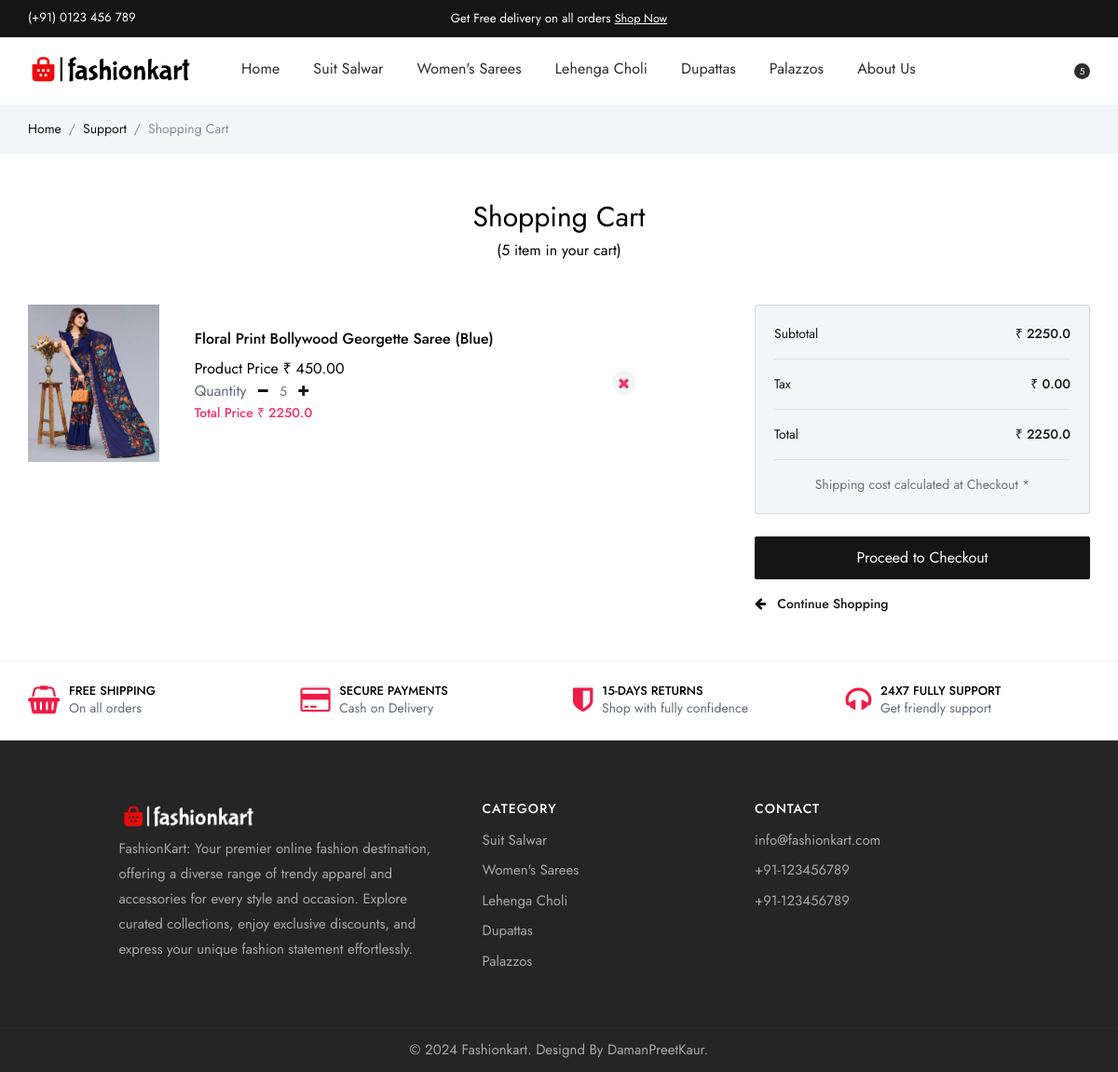
The app's page /cart/ (signed in) with its own data.
### store/models.py (models this page shows, shortened)
class Category(models.Model):
    gender = models.CharField(choices=GENDER_CHOICES, max_length=6)
    name = models.CharField(max_length=255, db_index=True)
    slug = models.SlugField(max_length=255, unique=True)
    class Meta:
        verbose_name_plural = 'Categories'

class Product(models.Model):
    category = models.ForeignKey(Category, related_name='product', on_delete=models.CASCADE)
    title = models.CharField(max_length=255)
    description = models.TextField(blank=True)
    image = models.ImageField(upload_to='images/', default='images/placeholder.png')
    slug = models.SlugField(max_length=255, blank = True, null=True)
    price = models.DecimalField(max_digits=8, decimal_places=2)
    selling_price = models.DecimalField(max_digits=8, decimal_places=2)
    page_views = models.IntegerField(default=0)   ### NEW ADDED
    in_stock = models.BooleanField(default=True)
    is_active = models.BooleanField(default=True)
    created = models.DateTimeField(auto_now_add=True)
    updated = models.DateTimeField(auto_now=True)
    class Meta:
        verbose_name_plural = 'Products' ## change the model name in the admin panel when more than one obejct is created (Added).
        ordering = ('-created',)         ## in which order we want to display the products. (- means in reverse order -> descending order.)

### cart/models.py (models this page shows)
class Cart(models.Model):
    user = models.ForeignKey(User, on_delete=models.CASCADE)
    product = models.ForeignKey(Product, on_delete=models.CASCADE)
    quantity = models.IntegerField(default=1)
    @property
    def get_total_value(self):
        return float(self.product.selling_price) * int(self.quantity)

### cart/views.py (the view)
# urls.py: path("",cart,name="cart"),
def cart(request):
    if request.user.is_authenticated:
        cart_data = cartCount(request)
        context = {'cart_data':cart_data['cart_data'],'total':round(cart_data['total_cart_value'],3),'cart_count':cart_data['cart_count']}
        return render(request, "cart.html",context)
    else:
        return redirect('/account/login/?next='+request.META.get('HTTP_REFERER'))

### cart/utils.py (called while the page is built)
def cartCount(request):
    cart_count = 0
    cart_data = Cart.objects.filter(user=request.user)
    total = 0.0
    for cart in cart_data:
        cart_count = cart_count + cart.quantity
        total = total + cart.get_total_value
    return {"cart_data":cart_data,"cart_count":cart_count, "total_cart_value":total}

### store/templatetags/category.py (called while the page is built)
@register.simple_tag
def head_category():
    allcategory = Category.objects.all()[:5]
    return allcategory

### cart/templates/cart.html (shortened to what this page needs)
{% extends 'main.html' %}
{% load static %}
{% block content %}
<div class="gray py-3">
	<div class="container">
		<div class="row">
			<div class="colxl-12 col-lg-12 col-md-12">
				<nav aria-label="breadcrumb">
					<ol class="breadcrumb">
						<li class="breadcrumb-item"><a href="#">Home</a></li>
						<li class="breadcrumb-item"><a href="#">Support</a></li>
						<li class="breadcrumb-item active" aria-current="page">Shopping Cart</li>
					</ol>
				</nav>
			</div>
		</div>
	</div>
</div>
<section class="middle">
	<div class="container">
		<div class="row">
			<div class="col-xl-12 col-lg-12 col-md-12 col-sm-12">
				<div class="text-center d-block mb-5">
					<h2>Shopping Cart</h2>
					<h6>({{cart_count}} item in your cart)</h6>
				</div>
			</div>
		</div>
		<div class="row justify-content-between">
			<div class="col-12 col-lg-7 col-md-12">
				<ul class="list-group list-group-sm list-group-flush-y list-group-flush-x mb-4">
					{% for cart in cart_data %}
					<li class="list-group-item">
						<div class="row align-items-center">
							<div class="col-3">
								<a href="#"><img src="{% static cart.product.image %}" alt="..." class="img-fluid"></a>
							</div>
							<div class="col d-flex align-items-center justify-content-between">
								<div class="cart_single_caption pl-2">
									<h4 class="product_title fs-md ft-medium mb-3 lh-1">{{cart.product.title}}</h4>
									<h4 class="fs-md mb-1 lh-1">Product Price &#8377; {{cart.product.selling_price}}
									</h4>
									<div class="mb-1">
										<span class="fs-md text-muted mb-4 pb-2 text-center">Quantity</span>
										<span class=" my-0 px-2"><a href="{% url 'decrease-quantity' cart.id %}"><i
													class="fa fa-minus text-dark "></i></a></span>
										<span class=" mb-0">{{cart.quantity}}</span>
										<span class=" mb-0 px-2"><a href="{% url 'increase-quantity' cart.id %}"><i
													class="fa fa-plus text-dark "></i></a></span>
									</div>
									<p class="fs-sm ft-medium mb-3 lh-1 text-danger">Total Price &#8377; {{cart.get_total_value}}
									</p>
								</div>
								<div class="fls_last"><a href="{% url 'remove-item-cart' cart.id %}" class="close_slide gray"><i
											class="fa fa-close text-danger fs-md"></i></a></div>
							</div>
						</div>
					</li>
					{% endfor %}
				</ul>
			</div>
			<div class="col-12 col-md-12 col-lg-4">
				<div class="card mb-4 gray mfliud">
					<div class="card-body">
						<ul class="list-group list-group-sm list-group-flush-y list-group-flush-x">
							<li class="list-group-item d-flex text-dark fs-sm ft-regular">
								<span>Subtotal</span> <span class="ml-auto text-dark ft-medium">&#8377; {{total}}</span>
							</li>
							<li class="list-group-item d-flex text-dark fs-sm ft-regular">
								<span>Tax</span> <span class="ml-auto text-dark ft-medium">&#8377; 0.00</span>
							</li>
							<li class="list-group-item d-flex text-dark fs-sm ft-regular">
								<span>Total</span> <span class="ml-auto text-dark ft-medium">&#8377; {{total}}</span>
							</li>
							<li class="list-group-item fs-sm text-center">
								Shipping cost calculated at Checkout *
							</li>
						</ul>
					</div>
				</div>
				<a class="btn btn-block btn-dark mb-3"
					href="{% if cart_count > 0 %}{% url 'checkout' %}{% else %}#{% endif %}">Proceed to Checkout</a>
				<a class="btn-link text-dark ft-medium" href="{% url 'home' %}">
					<i class="fa fa-arrow-left mr-2"></i> Continue Shopping
				</a>
			</div>
		</div>
	</div>
</section>
{% endblock %}

### store/templates/main.html (shortened to what this page needs)
{% load static %}
{% load category %}
<!DOCTYPE html>
<html lang="zxx">
<head>
	<link href="{% static 'assets/css/styles.css' %}" rel="stylesheet">
	<link rel="stylesheet" href="https://cdnjs.cloudflare.com/ajax/libs/font-awesome/4.7.0/css/font-awesome.min.css" />
	<link rel="stylesheet" href="https://cdn.jsdelivr.net/npm/bootstrap-icons@1.10.2/font/bootstrap-icons.css">
	<link rel="stylesheet" href="https://cdn.lineicons.com/4.0/lineicons.css">
</head>
<body>
	<div id="main-wrapper">
		<div class="py-2 bg-dark">
			<div class="container">
				<div class="row">
					<div class="col-xl-4 col-lg-4 col-md-5 col-sm-12 hide-ipad">
						<div class="top_first"><a href="callto:(+91)0123456789" class="medium text-light">(+91) 0123 456
								789</a></div>
					</div>
					<div class="col-xl-4 col-lg-4 col-md-5 col-sm-12 hide-ipad">
						<div class="top_second text-center">
							<p class="medium text-light m-0 p-0">Get Free delivery on all orders <a href="/"
									class="medium text-light text-underline">Shop Now</a></p>
						</div>
					</div>
				</div>
			</div>
		</div>
		<div class="header header-light dark-text">
			<div class="container">
				<nav id="navigation" class="navigation navigation-landscape">
					<div class="nav-header">
						<a class="nav-brand" href="/">
							<img src="{%static 'assets/img/logo.png'%}" class="logo" alt="" />
						</a>
					</div>
					<div class="nav-menus-wrapper" style="transition-property: none;">
						<ul class="nav-menu">
							<li><a href="/">Home</a> </li>
							{%head_category as headcategory%}
							{%for c in headcategory%}
                                <li><a href="/{{c.slug}}"> {{c.name}}</a></li>
                            {%endfor%}
							<li> <a class="nav-link" href="{% url 'about' %}">About Us</a> </li>
						</ul>
						<ul class="nav-menu nav-menu-social align-to-right">
							<li>
								<a href="#" onclick="openSearch()">
								</a>
							</li>
							<li><a href="javascript:void(0);"></a>
							</li>
							<li>
								<a href="{% url 'cart' %}">
									<span
										class="dn-counter">{{cart_count}}</span>
								</a>
							</li>
						</ul>
					</div>
				</nav>
			</div>
		</div>
		{% block content %}
		{% endblock %}
		<section class="px-0 py-3 br-top">
			<div class="container">
				<div class="row">
					<div class="col-xl-3 col-lg-3 col-md-6 col-sm-6">
						<div class="d-flex align-items-center justify-content-start py-2">
							<div class="d_ico">
								<i class="fa fa-shopping-basket theme-cl"></i>
							</div>
							<div class="d_capt">
								<h5 class="mb-0">Free Shipping</h5>
								<span class="text-muted">On all orders</span>
							</div>
						</div>
					</div>
					<div class="col-xl-3 col-lg-3 col-md-6 col-sm-6">
						<div class="d-flex align-items-center justify-content-start py-2">
							<div class="d_ico">
								<i class="fa fa-credit-card theme-cl"></i>
							</div>
							<div class="d_capt">
								<h5 class="mb-0">Secure Payments</h5>
								<span class="text-muted">Cash on Delivery</span>
							</div>
						</div>
					</div>
					<div class="col-xl-3 col-lg-3 col-md-6 col-sm-6">
						<div class="d-flex align-items-center justify-content-start py-2">
							<div class="d_ico">
								<i class="fa fa-shield theme-cl"></i>
							</div>
							<div class="d_capt">
								<h5 class="mb-0">15-Days Returns</h5>
								<span class="text-muted">Shop with fully confidence</span>
							</div>
						</div>
					</div>
					<div class="col-xl-3 col-lg-3 col-md-6 col-sm-6">
						<div class="d-flex align-items-center justify-content-start py-2">
							<div class="d_ico">
								<i class="fa fa-headphones theme-cl"></i>
							</div>
							<div class="d_capt">
								<h5 class="mb-0">24x7 Fully Support</h5>
								<span class="text-muted">Get friendly support</span>
							</div>
						</div>
					</div>
				</div>
			</div>
		</section>
		<footer class="dark-footer skin-dark-footer style-2">
			<div class="footer-middle">
				<div class="container">
					<div class="row">
						<div class="col-md-1"></div>
						<div class="col-md-4 col-sm-12">
							<div class="footer_widget">
								<img src="{%static 'assets/img/logo-light.png'%}" class="img-footer small mb-2"
									alt="" />
								<p>FashionKart: Your premier online fashion destination, offering a diverse range of
									trendy apparel and accessories for every style and occasion. Explore curated
									collections, enjoy exclusive discounts, and express your unique fashion statement
									effortlessly.</p>
							</div>
						</div>
						<div class="col-md-3 col-sm-12">
							<div class="footer_widget">
								<h4 class="widget_title">Category</h4>
								<ul class="footer-menu">
									{%head_category as headcategory%}
									{%for c in headcategory%}
									<li><a href="/{{c.slug}}"> {{c.name}}</a></li>
									{%endfor%}
								</ul>
							</div>
						</div>
						<div class="col-md-3 col-sm-12">
							<div class="footer_widget">
								<h4 class="widget_title">CONTACT</h4>
								<ul class="footer-menu">
									<li><a href="#">info@fashionkart.com</a></li>
									<li><a href="#">+91-123456789</a></li>
									<li><a href="#">+91-123456789</a></li>
								</ul>
							</div>
						</div>
					</div>
				</div>
			</div>
			<div class="footer-bottom">
				<div class="container">
					<div class="row align-items-center">
						<div class="col-lg-12 col-md-12 text-center">
							<p class="mb-0">© 2024 Fashionkart. Designd By <a href="">DamanPreetKaur</a>.</p>
						</div>
					</div>
				</div>
			</div>
		</footer>
	</div>
</body>
</html>

### records on screen
Category: name "Suit Salwar"
Category: name "Women's Sarees"
Category: name "Lehenga Choli"
Category: name "Dupattas"
Category: name "Palazzos"
Cart: product.image (picture), product "Floral Print Bollywood Georgette Saree (Blue)", product.selling_price "450.00", quantity "5", get_total_value "2250.0"

### other values on screen
{{ cart_count }} "5"
{{ total }} "2250.0"
